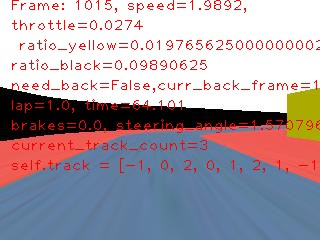
#> input picture IMG/1015.jpg, 320 x 240 px
$ python -i imageprocess.py   (imports and definitions only)
#> lines starting #> are read from the running program, lines starting #| are printed output that depends on the picture; after the words box and inside, x2 and y2 are one past the last pixel; in counts of white or black regions, pixels touching at a corner belong together; long printed decimals are rounded
# -*- coding: utf-8 -*-
from __future__ import print_function

from time import time
from PIL  import Image
from io   import BytesIO

import os
import cv2
import math
import numpy as np
import base64
import logging
import collections

class ImageProcessor(object):
    @staticmethod
    def show_image(img, name = "image", scale = 1.0):
        if scale and scale != 1.0:
            print(scale)
            img = cv2.resize(img, newsize, interpolation=cv2.INTER_CUBIC)

        cv2.namedWindow(name, cv2.WINDOW_AUTOSIZE)
        cv2.imshow(name, ImageProcessor.bgr2rgb(img))
        cv2.waitKey(0)

    # [5 lines left out: function save_image, not called in this run]

    @staticmethod
    def bgr2rgb(img):
        return cv2.cvtColor(img, cv2.COLOR_BGR2RGB)

    # [53 lines left out: functions _flatten_rgb, preprocess, showimg_console, which_color_max, not called in this run]

    @staticmethod
    def image_filter(img):
        return cv2.medianBlur(img, 5) # 中值滤波

    # [203 lines left out: functions color_segmentation, which_black_wall_close, which_color_and_track, not called in this run]

    @staticmethod
    def check_if_car_crash(srcimg, speed=1.0):
#> called with speed = 1
        pass

        # [8 lines of commented-out code are left out]
        shape = srcimg.shape
#> shape = (240, 320, 3)
        img_hsv = cv2.cvtColor(srcimg, cv2.COLOR_RGB2HSV)
#> img_hsv: shape (240, 320, 3); mean H, S, V 76.4, 87.5, 190.1
        ImageProcessor.show_image(img_hsv, 'hsv_img')
#> in bgr2rgb, `return cv2.cvtColor(img, cv2.COLOR_BGR2RGB)`: returned value: shape (240, 320, 3); mean H, S, V 190.1, 87.5, 76.4
        mask_black = cv2.inRange(img_hsv, np.array([0, 0, 0]), np.array([180, 255, 46])) / 255
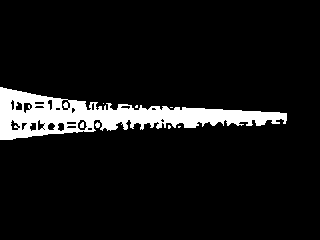
#> mask_black: shape (240, 320) float64; values 0 (black) and 1 (white), 8.2% white; 8 white regions (5 under 20 px), largest, box (x1, y1, x2, y2) and area: (0, 87, 287, 140) 6198, (95, 122, 100, 128) 22, (80, 122, 84, 128) 21
        black_sum = np.sum(mask_black)
#> black_sum = 6268
        ratio = black_sum / shape[0] / shape[1]
#> ratio = 0.0816
        print(ratio)
#| 0.08161


# [25 lines left out: functions is_red, is_green, is_blue, is_black, not called in this run]

>>> import cv2
>>> picture = cv2.cvtColor(cv2.imread('IMG/1015.jpg'), cv2.COLOR_BGR2RGB)
>>> result = ImageProcessor().check_if_car_crash(picture)

$ run again, on IMG/1068.jpg
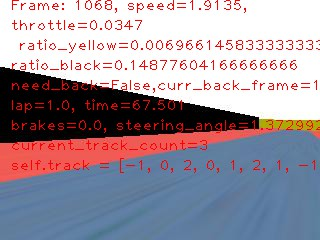
#> input picture IMG/1068.jpg, 320 x 240 px
#> img_hsv: shape (240, 320, 3); mean H, S, V 76.9, 93.9, 180.5
#> in check_if_car_crash, `mask_black = cv2.inRange(img_hsv, np.array([0, 0, 0]), np.array([180, ..`:
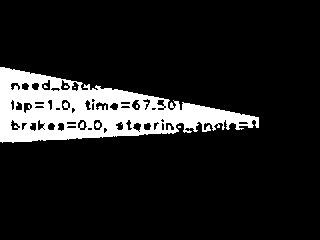
#> mask_black: shape (240, 320) float64; values 0 (black) and 1 (white), 12.4% white; 7 white regions (5 under 20 px), largest, box (x1, y1, x2, y2) and area: (0, 67, 259, 143) 9458, (95, 122, 100, 128) 22
#> black_sum = 9512
#> ratio = 0.124
#| 0.1239

$ run again, on IMG/107.jpg
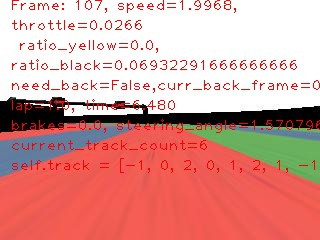
#> input picture IMG/107.jpg, 320 x 240 px
#> img_hsv: shape (240, 320, 3); mean H, S, V 42.3, 97.3, 220.9
#> in check_if_car_crash, `mask_black = cv2.inRange(img_hsv, np.array([0, 0, 0]), np.array([180, ..`:
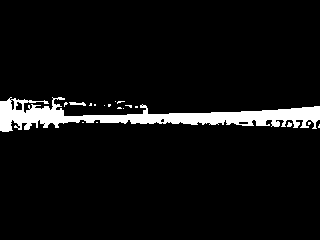
#> mask_black: shape (240, 320) float64; values 0 (black) and 1 (white), 5.8% white; 18 white regions (16 under 20 px), largest, box (x1, y1, x2, y2) and area: (0, 97, 320, 132) 4298, (69, 102, 86, 106) 43
#> black_sum = 4449
#> ratio = 0.0579
#| 0.05793

$ run again, on IMG/1080.jpg
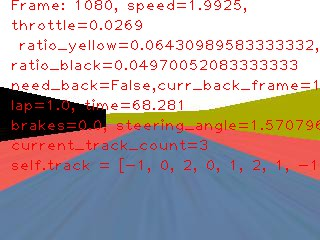
#> input picture IMG/1080.jpg, 320 x 240 px
#> img_hsv: shape (240, 320, 3); mean H, S, V 77.5, 89.6, 197.7
#> in check_if_car_crash, `mask_black = cv2.inRange(img_hsv, np.array([0, 0, 0]), np.array([180, ..`:
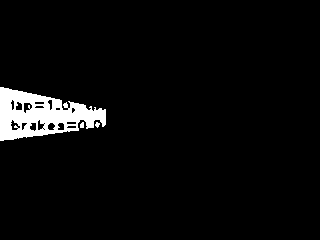
#> mask_black: shape (240, 320) float64; values 0 (black) and 1 (white), 4.2% white; 3 white regions (1 under 20 px), largest, box (x1, y1, x2, y2) and area: (0, 87, 106, 141) 3161, (80, 122, 84, 128) 21
#> black_sum = 3201
#> ratio = 0.0417
#| 0.04168
